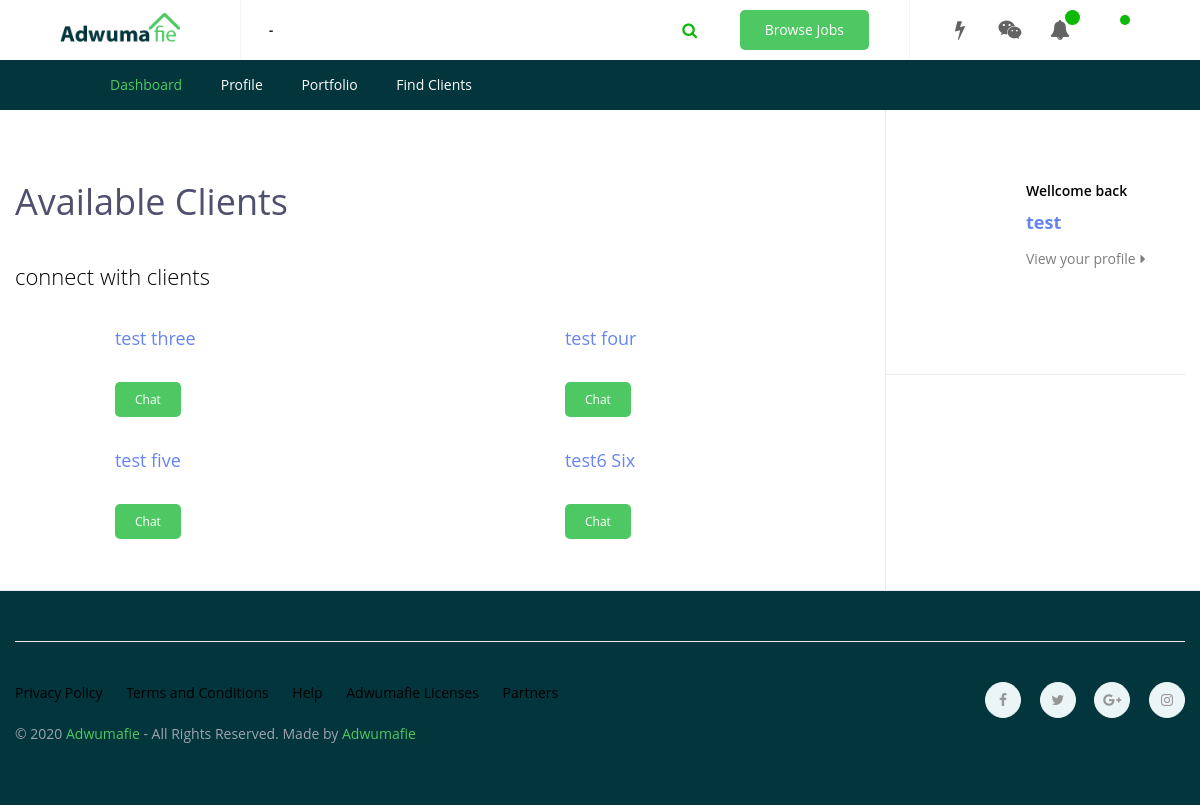
The app's page /user/dashboard/freelancer/find_clients.php (signed in) with its own data.
### tables this page shows
CREATE TABLE `users` (
  `id` int(11) NOT NULL,
  `email` varchar(255) NOT NULL,
  `first_name` varchar(255) NOT NULL,
  `last_name` varchar(200) NOT NULL,
  `password` varchar(255) DEFAULT NULL,
  `created` timestamp NULL DEFAULT current_timestamp(),
  `role` varchar(20) NOT NULL,
  `activation_code` varchar(30) NOT NULL,
  `is_verified` int(1) NOT NULL DEFAULT 0
);

### user/dashboard/freelancer/find_clients.php (the view, shortened to what this page needs)
<?php
require_once '../../../config/dbconfig.php';
?>
<!DOCTYPE html>
<html>
<head>
    <link rel="stylesheet" type="text/css" media="all" href="../../../vendors/plugins/bootstrap4/css/bootstrap.min.css" />
    <link rel="stylesheet" type="text/css" media="all" href="../../../vendors/plugins/font-awesome/css/font-awesome.min.css" />
    <link rel="stylesheet" type="text/css" media="all" href="../../../vendors/plugins/owl-carousel/assets/owl.carousel.css" />
    <link rel="stylesheet" type="text/css" media="all" href="../../../vendors/plugins/jquery-bar-rating/dist/themes/fontawesome-stars.css" />
    <link rel="stylesheet" type="text/css" media="all" href="../../../vendors/plugins/jquery-ui/jquery-ui.min.css" />
    <link rel="stylesheet" type="text/css" media="all" href="../../../vendors/plugins/select2/dist/css/select2.min.css" />
    <link rel="stylesheet" type="text/css" media="all" href="../../../vendors/fonts/athena/style.css" />
    <link rel="stylesheet" type="text/css" media="all" href="../../../vendors/css/style.css" />
    <link rel="stylesheet" type="text/css" media="all" href="../../../vendors/css/style2.css" />
</head>
<body>
   <div class="ps-page" id="dashboard">
      <nav class="ps-navigation--dashboard">
          <?php include 'includes/freelancer_navbar.php'?>
      </nav>
      <div class="ps-dashboard ps-section--sidebar">
        <div class="container">
          <div class="ps-section__container">
            <div class="ps-section__content">
                <div class="ps-connection-manage">
                    <h3>Available Clients</h3>
                    <h4 class="ps-heading--2">connect with clients</h4>
                    <div class="row" id="list_user">
                        <?php
                        $clients_query = mysqli_query($con,"SELECT * FROM users WHERE role = 'client'");
                        if($clients_query) {
                            $num_clients = mysqli_num_rows($clients_query);
                            if ($num_clients > 0) {
                                while ($clients_query_row = mysqli_fetch_assoc($clients_query)) {
                                    $first_name = $clients_query_row['first_name'];
                                    $last_name = $clients_query_row['last_name'];
                                    $name = $first_name . " " . $last_name;
                                    $client_id = $clients_query_row['id'];
                                    ?>
                                    <div class="col-xl-6 col-lg-6 col-md-12 col-sm-12  ">
                                        <div class="ps-block--people">
                                            <div class="ps-block__thumbnail"><img src="../../../vendors/img/users/user.png"
                                                                                  alt=""></div>
                                            <div class="ps-block__content"><a class="ps-block__title"
                                                                              href="#"><?php echo $name; ?></a>
                                                <div class="ps-block__footer">
                                                    <a class="ps-btn ps-btn--sm " href="../chat.php?user=<?php echo $client_id ?>" id ="start_chat">Chat</a>
                                                </div>
                                            </div>
                                        </div>
                                    </div>
                                <?php }
                            } else {
                                echo "no client found";
                            }
                        } else{
                            echo "no query";
                        }
                        ?>
                    </div>
                    <br>
                </div>
            </div>
              <?php include '../../../template_parts/sidebar.php' ?>
          </div>
        </div>
      </div>
    </div>
</body>
</html>

### records on screen
users: name "test three"
users: name "test four"
users: name "test five"
users: name "test6 Six"

### other values on screen
$username "test"
